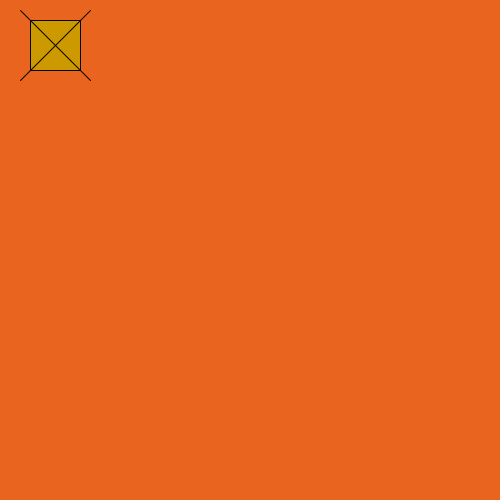
Frame 1 (no input)
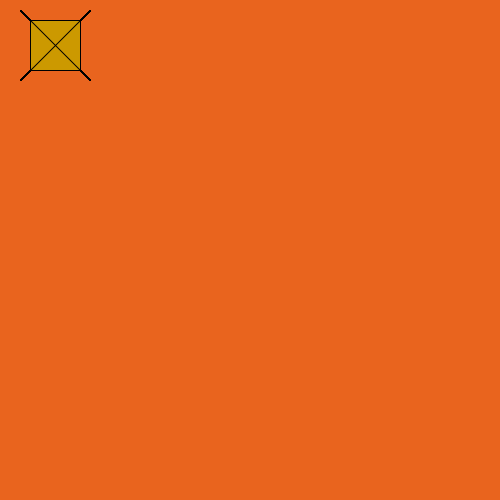
Frame 60 (the mouse pressed at the canvas centre just before this capture)
Frame 120 (the mouse held since frame 60 and released just before this capture): identical to frame 60, image omitted

The Processing sketch that drew these frames (run headless with seeded random() and noise(); from frame 60 on, the mouse is pressed at the canvas centre):

// Processing sketch: Different_type_of_variables
// ── Different_type_of_variables.pde
/* 
 Ryan Stander
 */
byte a, i, j;
boolean b;
char c;
color d;
double e;
float f;
int g;
long h;

void setup() {
  size(500, 500);
  background(233, 100, 30);
} 
void draw() {
  //color
  d=color(204, 153, 0);
  fill(d);
  //boolean 
  b = false; 
  if (!b) { 
    rect(30, 20, 50, 50);
  } 
  b = true; 
  if (b) { 
    line(20, 10, 90, 80); 
    line(20, 80, 90, 10); }
    //byte
    a = 23;
    i = -128;
    j=byte(a+i);
    //Char 
    c = 'A';
    //double
    e= 3.40282347E+38*2 ; 
    //float
    f=3.40282347E+38;
   //int
   g=2147483647 ;
   //long
   h=922337;
  }
